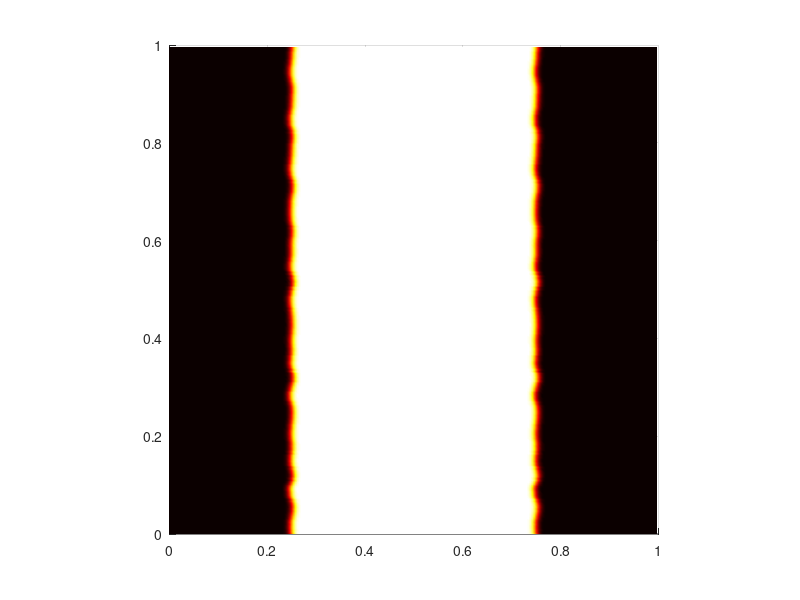

Recreate this plot in MATLAB. (Note: this script raises an error after producing the figure.)
clear all;
close all;

L = 1; N = 256;
x = 0:L/N:L; x = x(1:N); y = x;
dx = x(2) - x(1);
[xx,yy] = meshgrid(x,y);
rnd = (-1/N)+(2/N)*rand(1,N);
yr = repmat((y+rnd)',1,N); % Perturbed y coordinate
w = [20 21 30 31 40]; % Fourier modes in the perturbed front
p = 0*yy;
for iw = 1:length(w)
p = p + 0.004*(rand-0.5)*cos(w(iw)*pi*yr+rand*iw);
end
c = 0.5*(erfc(100*(p+xx-0.75*L)) - erfc(100*(p+xx-0.25*L)));

figure(1);
colormap('hot');
surf(xx,yy,-ones(size(xx)), c, 'edgecolor', 'none', 'facecolor', 'interp');
caxis([0 1]);
view([0 0 1]);
axis equal square;

Pe = 2500;
R = 2;

t = 0;
tf = 4;
u = zeros([size(c) 2]);
ubg = zeros(size(u));
ubg(:, :, 1) = 1;

step = 0;

figure(2);
while t < tf
    umag = sqrt(squeeze(u(:,:,1)).^2 + squeeze(u(:,:,2)).^2);
    dt_adv = dx / (max(1e-8, max(umag(:))));
    dt_diff = Pe * dx * dx;
    dt = 0.1 * min(dt_adv, dt_diff);

    c = calculate_new_concentration(c, u, ubg, L, L, Pe, dt);
    [u, psi_tilde_hat] = calculate_new_velocity(c, u, ubg, L, L, R);

    if (mod(step, 50) == 0)
        subplot(2,1,1);
        surf(xx,yy,-ones(size(xx)), c, 'edgecolor', 'none', 'facecolor', 'interp');
        title(sprintf('t=%g', t));
        % caxis([0 1]);
        colorbar;
        view([0 0 1]);
        axis equal square;
        drawnow;

        subplot(2,1,2);
        ux(:,:) = u(:,:,1) + ubg(:,:,1); 
        uy(:,:) = u(:,:,2) + ubg(:,:,2); 
        ux(:,:) = u(:,:,1); 
        uy(:,:) = u(:,:,2); 
        quiver(xx,yy,ux,uy);
        axis equal square;
        drawnow;
    end

    t = t + dt;
    step = step + 1;
end
